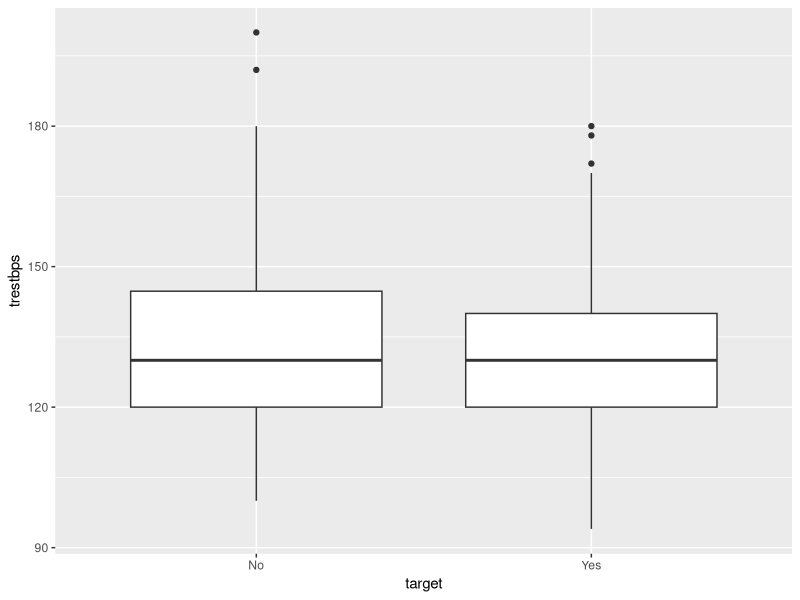
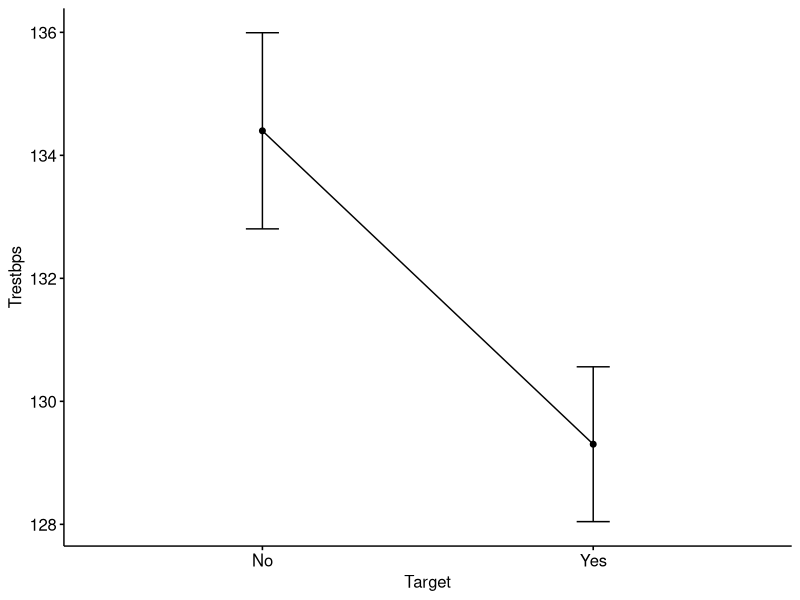
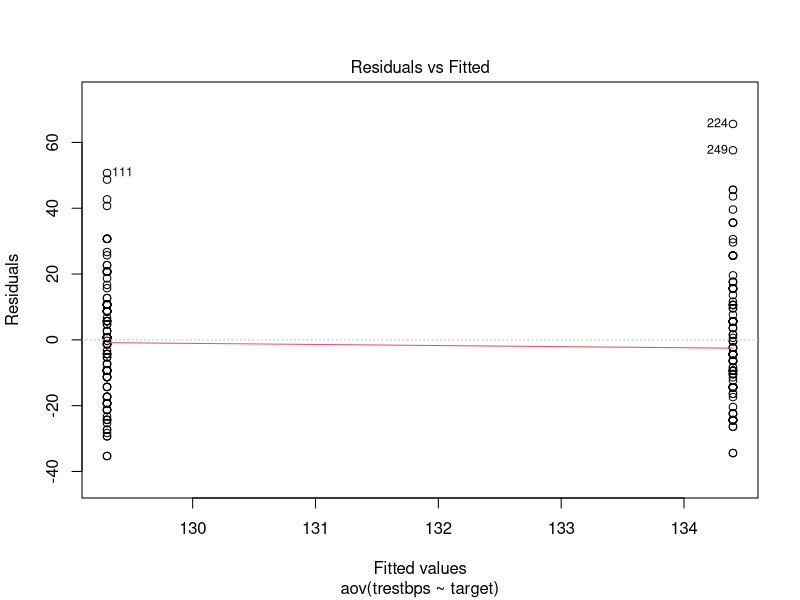
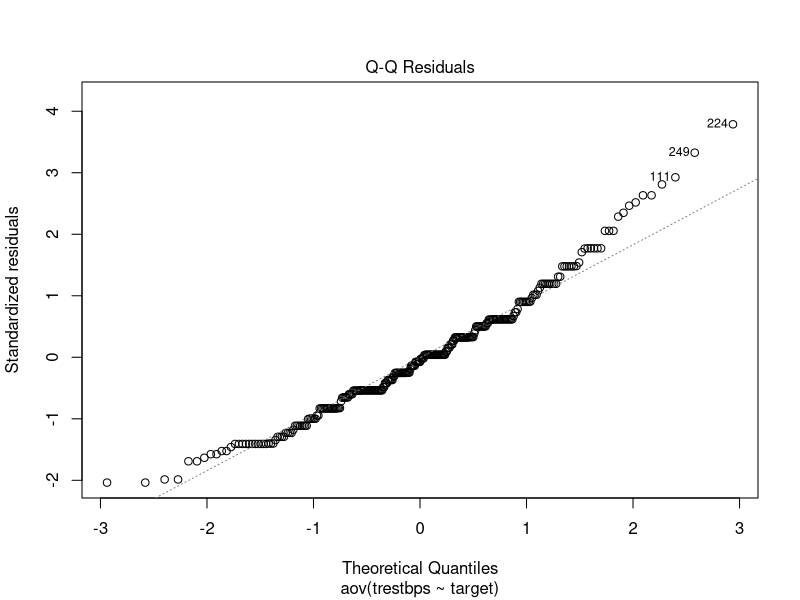
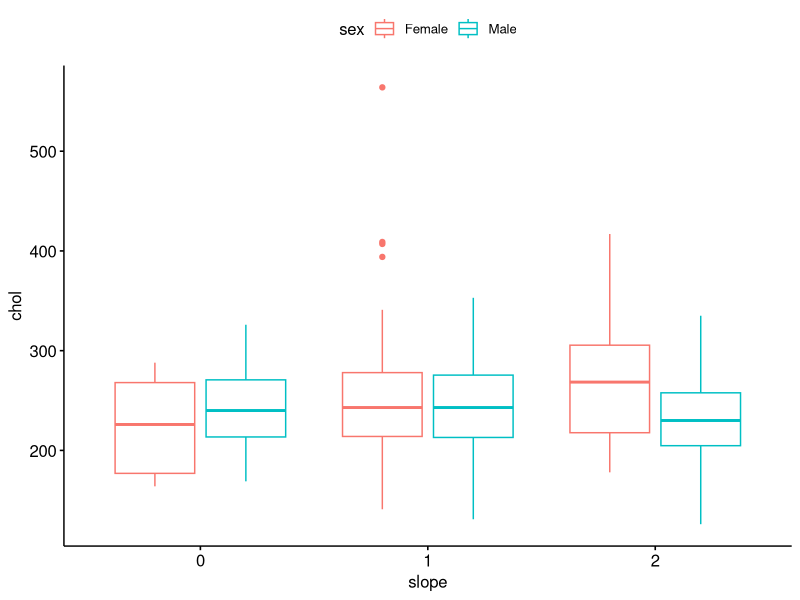
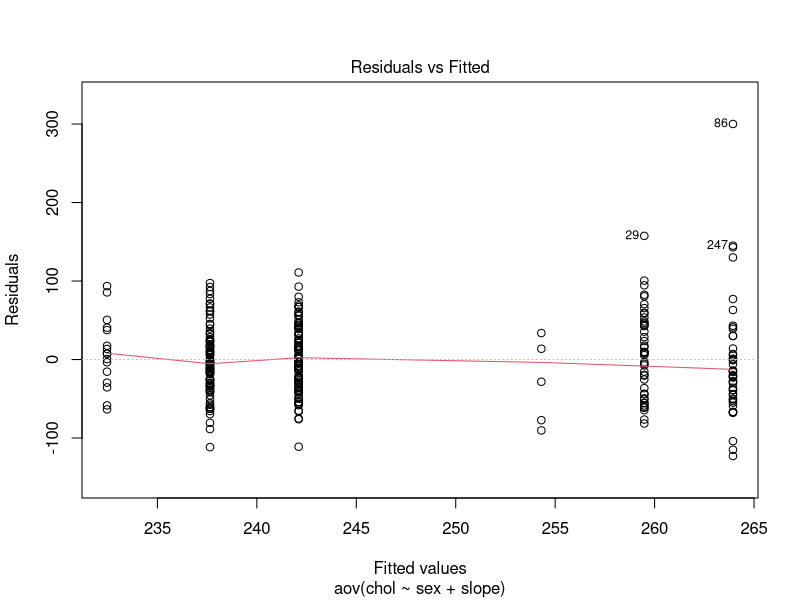
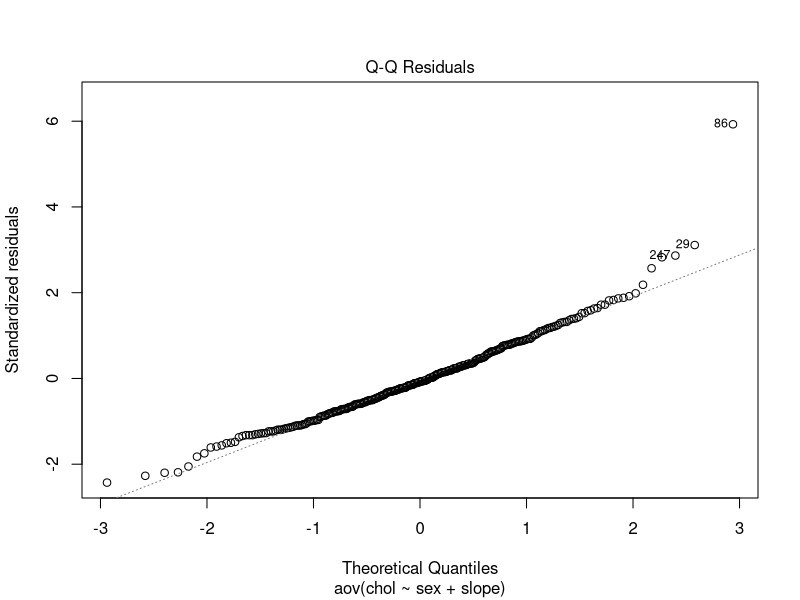

These charts were generated, in order, by the following R code:
## ---- chunk 1
rm(list=ls())
## ---- chunk 2
library(dplyr)
library(ggplot2)
library(car)
library(ggpubr)
## ---- chunk 3
data=read.csv("heart.csv")

colnames(data)[1]="age"
colnames(data)

#Converting the required columns to factors
str(data)
data=data%>%
  mutate(sex=replace(sex, sex==1, "Male"))
data=data%>%
  mutate(sex=replace(sex, sex==0, "Female"))
data=data%>%
  mutate(target=replace(target, target==1, "Yes"))
data=data%>%
  mutate(target=replace(target, target==0, "No"))
data$sex=as.factor(data$sex)
data$target=as.factor(data$target)
data$slope=as.character(data$slope)
data$slope=as.factor(data$slope)
str(data)

## ---- chunk 4
levels(data$target)
data%>%
  group_by(target)%>%
  summarize(count=n(),mean=mean(trestbps), std_dev=sd(trestbps))

## ---- chunk 5
ggplot(data, aes(x=target, y=trestbps))+geom_boxplot()
## ---- chunk 6
ggline(data, x="target",y="trestbps", add=c("mean_se"), ylab="Trestbps", xlab = "Target")
## ---- chunk 7

res=aov(trestbps~target,data=data)
summary.aov(res)
## ---- chunk 8
plot(res,1)
leveneTest(trestbps~target, data)
## ---- chunk 9
plot(res,2)

resi=residuals(res)
shapiro.test(resi)
## ---- chunk 10
kruskal.test(trestbps~slope, data)
## ---- chunk 11
## Since the p-value (0.0115) is less than 0.05, we can say that there is a significant difference between the groups.

## Although there is only one pair, I have still tried out the TukeyHSD to see what result it shows.

## However in Levene's test we can see that the p-value (0.174)>0.05, therefore there is no significance level of variance between the gorups.

## In Shapiro-test, the p-value is less than 0.05 significance level, implying there exists significant difference from normal distribution, we can assume there exists no normality

## Therefore performing Kruskal-Wallis rank sum test as ANOVA assumptions arent met.
## ---- chunk 12
levels(data$sex)

data%>%
  group_by(sex, slope)%>%
  summarise(count=n(), mean=mean(chol), std_dev=sd(chol))

## ---- chunk 13
ggboxplot(data, x="slope", y="chol", color = "sex", pallete=c("green", "blue"))

## ---- chunk 14
res2=aov(chol~sex+slope, data)
summary.aov(res2)
## ---- chunk 15
res3=aov(chol~sex*slope, data)
summary.aov(res3)
## ---- chunk 16
TukeyHSD(res2, which="sex")
## ---- chunk 17
plot(res2, 1)

leveneTest(chol~sex*slope, data)
## ---- chunk 18
plot(res2, 2)

res2_resi <- residuals(res2)
shapiro.test(res2_resi)

## ---- chunk 19
ao=aov(chol~sex*slope, data)
Anova(ao, type="III")
## ---- chunk 20
## Since the p-value (0.000542 ***) is less than 0.05, we can say that there is a significant difference between the groups.

## Although there is only one pair, I have still tried out the TukeyHSD to see what result it shows.

## However in Levene's test we can see that the p-value (0.08839)>0.05, therefore there is no significance level of variance between the gorups.

## In Shapiro-test, the p-value is less than 0.05 significance level, implying there exists significant difference from normal distribution, we can assume there exists no normality
## ---- chunk 21
res3=manova(cbind(trestbps, chol)~sex, data=data)
summary.aov(res3)
## ---- chunk 22
### Since the p-value for trestbps  (0.3247)>0.05, we can say there there is no significant level of difference of Trestbps in the Sex groups.

## However the p-value of chol (0.00053 ***) <0.05, we can say that there is a significant level of difference of Chol in the sex groups.
